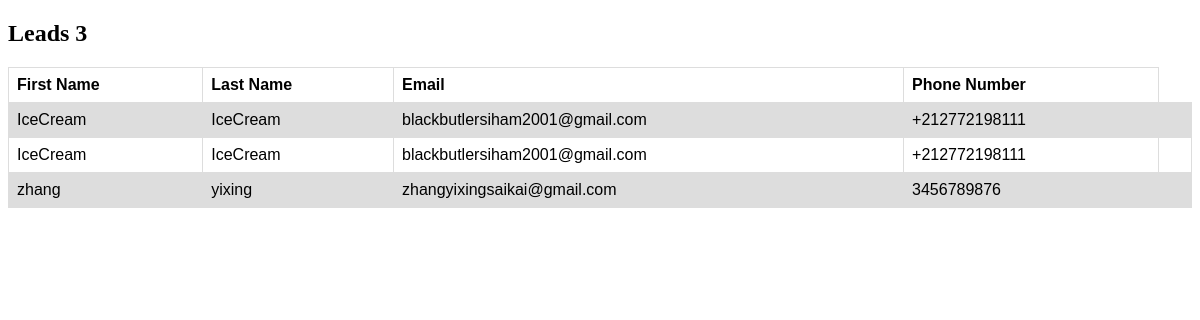
Before: /leads with the older database file.
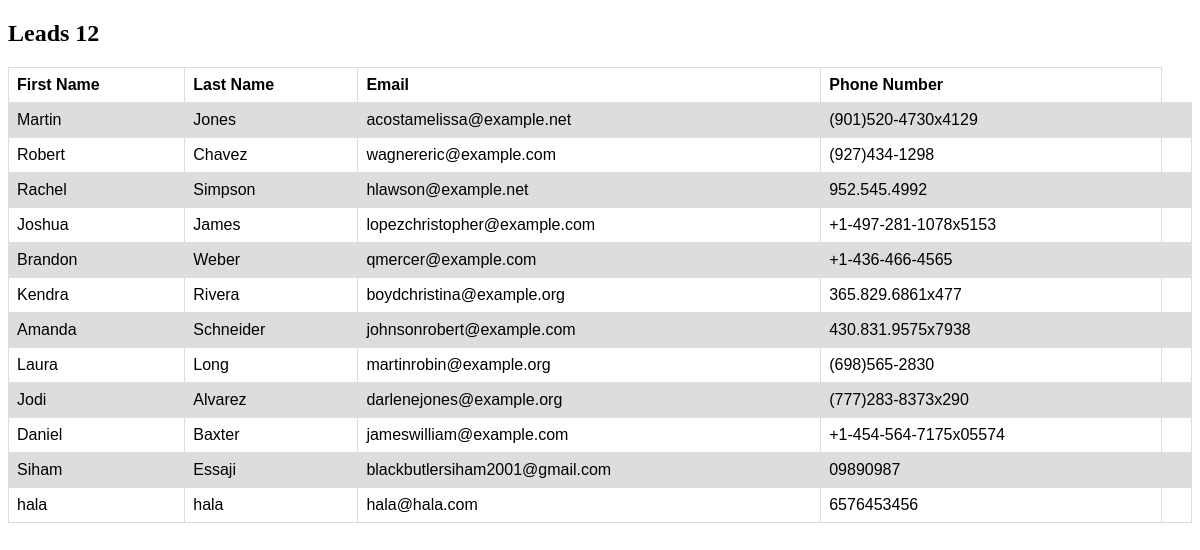
After: the same page with the newer database file.
### base/models.py (models this page shows, shortened)
class LeadForm(models.Model):
    first_name = models.CharField(max_length=150)
    last_name = models.CharField(max_length=150)
    email = models.EmailField()
    phone_number = models.CharField(max_length=150)

### leads/views.py (the view)
# urls.py: path('',leads_list , name='leads_list')
def leads_list(request):
    leads = LeadForm.objects.all()
    return render(request, 'leads/leads_list.html', {'leads':leads})

### templates/leads/leads_list.html (shortened to what this page needs)
<!DOCTYPE html>
<html>
<head>
</head>
<body>
<h2>Leads {{ leads.count }}</h2>
<table id="leads-table">
  <tr>
    <th>First Name</th>
    <th>Last Name</th>
    <th>Email</th>
    <th>Phone Number</th>
  </tr>
  {% for lead in leads %}
  <tr>
    <td>{{ lead.first_name }}</td>
    <td>{{ lead.last_name }}</td>
    <td>{{ lead.email }}</td>
    <td>{{ lead.phone_number }}</td>
    <td></td>
  </tr>
  {% endfor %}
</table>
</body>
</html>

### templates/leads/leads_list.html (style rules this page uses)
table { font-family: arial, sans-serif; border-collapse: collapse; width: 100%; }
td, th { border: 1px solid #dddddd; text-align: left; padding: 8px; }
tr:nth-child(even) { background-color: #dddddd; }

Changed rows visible on the page:
removed LeadForm: first_name "IceCream", last_name "IceCream", email "blackbutlersiham2001@gmail.com", phone_number "+212772198111"
removed LeadForm: first_name "IceCream", last_name "IceCream", email "blackbutlersiham2001@gmail.com", phone_number "+212772198111"
removed LeadForm: first_name "zhang", last_name "yixing", email "zhangyixingsaikai@gmail.com", phone_number "3456789876"
added LeadForm: first_name "Martin", last_name "Jones", email "acostamelissa@example.net", phone_number "(901)520-4730x4129"
added LeadForm: first_name "Robert", last_name "Chavez", email "wagnereric@example.com", phone_number "(927)434-1298"
added LeadForm: first_name "Rachel", last_name "Simpson", email "hlawson@example.net", phone_number "952.545.4992"
added LeadForm: first_name "Joshua", last_name "James", email "lopezchristopher@example.com", phone_number "+1-497-281-1078x5153"
added LeadForm: first_name "Brandon", last_name "Weber", email "qmercer@example.com", phone_number "+1-436-466-4565"
added LeadForm: first_name "Kendra", last_name "Rivera", email "boydchristina@example.org", phone_number "365.829.6861x477"
added LeadForm: first_name "Amanda", last_name "Schneider", email "johnsonrobert@example.com", phone_number "430.831.9575x7938"
added LeadForm: first_name "Laura", last_name "Long", email "martinrobin@example.org", phone_number "(698)565-2830"
added LeadForm: first_name "Jodi", last_name "Alvarez", email "darlenejones@example.org", phone_number "(777)283-8373x290"
added LeadForm: first_name "Daniel", last_name "Baxter", email "jameswilliam@example.com", phone_number "+1-454-564-7175x05574"
added LeadForm: first_name "Siham", last_name "Essaji", email "blackbutlersiham2001@gmail.com", phone_number "09890987"
added LeadForm: first_name "hala", last_name "hala", email "hala@hala.com", phone_number "6576453456"
Other visible differences:
{{ leads.count }}: "3" → "12"
